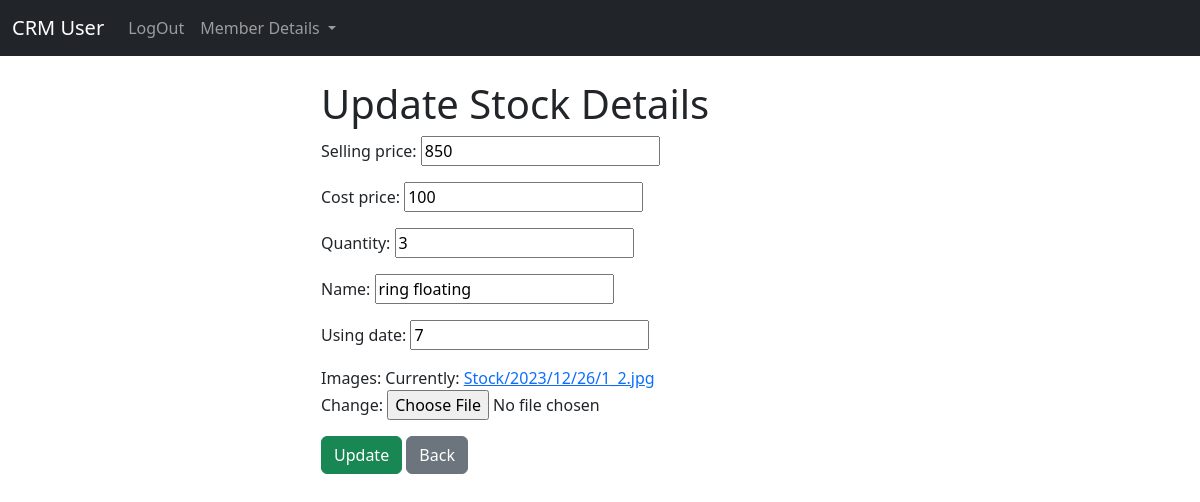
/main/update_stock/1 (signed in), run on the app's committed database.
### crm_app/models.py (models this page shows, shortened)
class Stock(models.Model):
    selling_price = models.PositiveIntegerField()
    cost_price = models.PositiveIntegerField()
    quantity = models.PositiveIntegerField()
    name = models.CharField(max_length=100)
    using_date = models.IntegerField()
    images = models.ImageField(upload_to="Stock/%Y/%m/%d", blank=False)

### crm_app/views.py (the view)
# urls.py: path('update_stock/<int:pk>', views.update_stock, name='update_stock'),
def update_stock(request, pk):
    if request.user.is_authenticated:
        current_record = Stock.objects.get(id=pk)
        form = StockAddForm(request.POST or None, request.FILES or None, instance=current_record)
        if form.is_valid():
            form.save()
            messages.success(request, "Record has been updated!")
            return redirect("stock_details")
        return render(request, "crm/stock/update_stock.html", {"form": form})
    else:
        messages.success(request, "Must be logged in...")
        return redirect("main")

### crm_app/forms.py
class StockAddForm(forms.ModelForm):
    class Meta:
        model = Stock
        fields = "__all__"

### templates/crm/stock/update_stock.html (shortened to what this page needs)
{% extends 'user/base.html' %}
{% block main %}
<div class="col-md-6 offset-md-3 ">
     <h1>Update  Stock Details</h1>
     <form method='POST' enctype="multipart/form-data">
          {{form.as_p}}
    <button type="submit" class="btn btn-success">Update</button>
    <a href="{% url 'stock_details' %}"><button type="submit" class="btn btn-secondary">Back</button></a>
     </form>
</div>
{% endblock main %}

### data on the page
Stock: selling_price "850", cost_price "100", quantity "3", name "ring floating", using_date "7"
